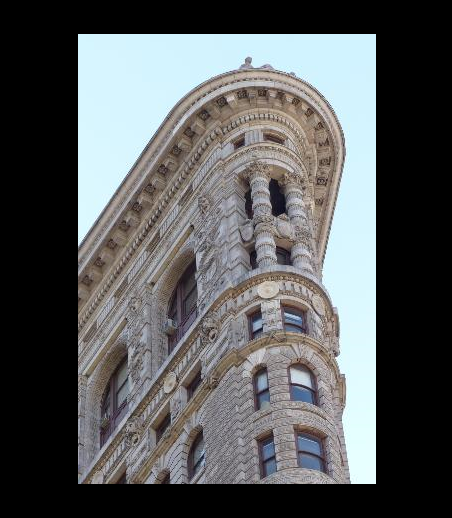
#> input picture ImageProcessing/11.PNG, 452 x 518 px, found by its file name
$ python Solution.py   (Python 2 division)
#> lines starting #> are read from the running program, lines starting #| are printed output that depends on the picture
import sys, cv2, numpy as np
from matplotlib import pyplot as plt

def equalizeHistogram(I):
	I = cv2.equalizeHist(I)
	return I

def transform(x, y, M):
    xd = M[0, 0] * x + M[0, 1] * y + M[0, 2]
    yd = M[1, 0] * x + M[1, 1] * y + M[1, 2]
    c = M[2, 0] * x + M[2, 1] * y + M[2, 2]
    xd /= c
    yd /= c
    return xd, yd

def multiplyMatrix(A, B):
    C = np.zeros((A.shape[0], B.shape[1]), dtype = 'float32')
    for i in range(A.shape[0]):
        for j in range(B.shape[1]):
            for k in range(A.shape[1]):
                C[i][j] += A[i][k] * B[k][j]
    return C

def stitch(img1, img2, M):

    h1 = img1.shape[0]
    print h1
    w1 = img1.shape[1]
    h2 = img2.shape[0]
    w2 = img2.shape[1]
    print w2

    dim1 = np.array([[0, 0], [0, h1], [w1, h1], [w1, 0]], dtype = 'float32')
    dim2 = np.array([[0, 0], [0, h2], [w2, h2], [w2, 0]], dtype = 'float32')

    for ele in dim2:
        ele[0], ele[1] = transform(ele[0], ele[1], M)

    dim = np.concatenate((dim1, dim2), axis = 0)

    [xMin, yMin] = np.int32(dim.min(axis=0).reshape(-1) - 0.5)
    [xMax, yMax] = np.int32(dim.max(axis=0).reshape(-1) + 0.5)

    translationMatrix = np.array([[1, 0, -xMin], [0, 1, -yMin], [0, 0, 1]])

    finalMatrix = multiplyMatrix(translationMatrix, M);

    res = np.zeros((yMax - yMin + 1, xMax - xMin + 1), dtype = 'float32')

    for i in range(h2):
        for j in range(w2):
            y, x = transform(j, i, finalMatrix)
            x = int(x)
            y = int(y)
            res[x, y] = img2[i, j]
            res[x - 1, y] = img2[i, j]
            res[x + 1, y] = img2[i, j]
            res[x, y - 1] = img2[i, j]
            res[x, y + 1] = img2[i, j]
            res[x - 1, y - 1] = img2[i, j]
            res[x + 1, y + 1] = img2[i, j]
            res[x - 1, y + 1] = img2[i, j]
            res[x + 1, y - 1] = img2[i, j]

    resCopy = np.copy(res)

    for j in range(w1):
        for i in range(h1):
            y, x = transform(j, i, translationMatrix)
            x = int(x)
            y = int(y)
            res[x, y] = img1[i, j]
    #print('Stitch Successful!')
    return res, resCopy

if __name__ == '__main__':

    img1 = cv2.imread('11.png', 0)
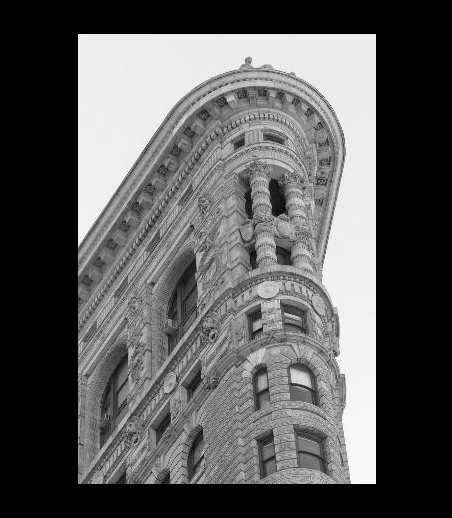
#> img1: shape (518, 452); min 0, max 253, mean 89.8
    img2 = cv2.imread('22.png', 0)
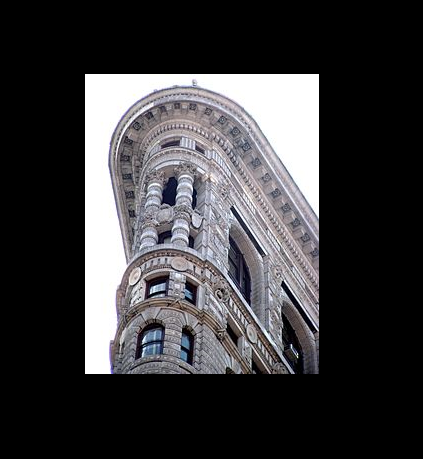
#> input picture ImageProcessing/22.PNG, 423 x 459 px, found by its file name
#> img2: shape (459, 423); min 0, max 255, mean 58.8
    I1 = equalizeHistogram(img1)
#> in equalizeHistogram, `I = cv2.equalizeHist(I)`:
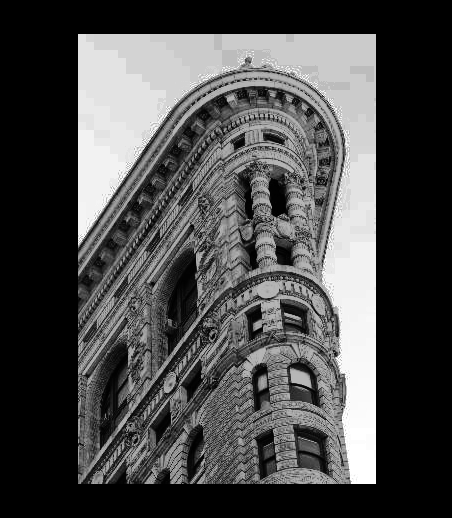
#> I: shape (518, 452); min 0, max 255, mean 74.1
    I2 = equalizeHistogram(img2)
#> in equalizeHistogram (call 2), `I = cv2.equalizeHist(I)`:
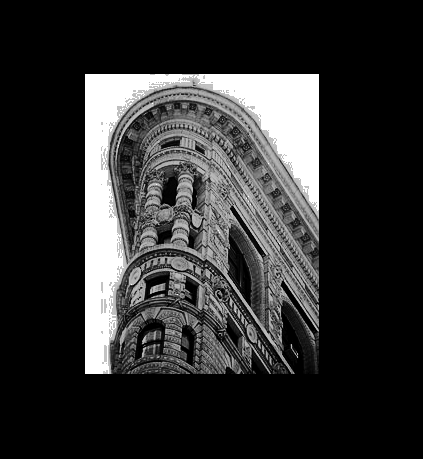
#> I: shape (459, 423); min 0, max 255, mean 47.5

    # [14 lines of commented-out code are left out]

    pts1 = np.float32([[169,55], [169,71], [169,84], [153,87], [156,103], [161,124], [169,132],
                       [129,173], [207,253], [119,237], [175,242], [175,293], [163,220], [210,331],
                       [218,365], [258,373], [247,403], [127,430], [102,392],[169,55]])

    pts2 = np.float32([[105,9], [95,20], [79,22], [84,56], [93,65], [75,72], [62,83],
                       [75,109], [93,125], [111,138], [123,131], [82,158], [70,147], [116,156],
                       [82,179], [111,190], [98,215], [93,233], [70,243],[70,147]])


    MT = cv2.findHomography(pts2, pts1, 0)
    M = MT[0]

    resultImage, resultPerspective = stitch(img1, img2, M)
#| 518
#| 423
#> after the loop in stitch, `for i in range(h2):`: res: shape (519, 453) float32; every value is 0
#> (the run stopped early here; a loop or call above may not have finished)
